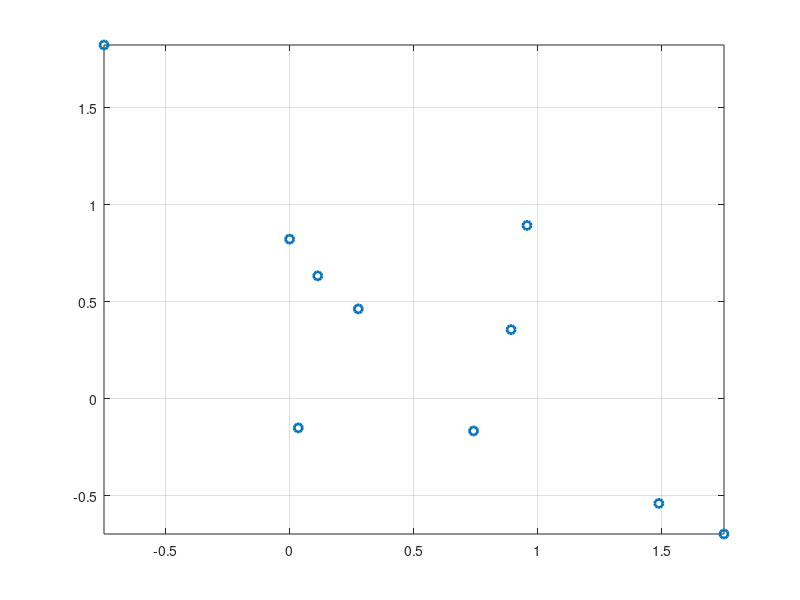

Write MATLAB code to recreate this figure. (Note: this script raises an error after producing the figure.)
% minimum volume ellipsoid (2d example)
% create some random points an plot them
clear all; close all; clc;
a = randi(5,[10 2]).*(rand(10,2) - .5);
figure, plot(a(:,1), a(:,2),'o','LineWidth',2);
grid on;
axis tight;

%
% note: 
% an ellipsoid (at origin) can be represented as E = {x|x'Px <= 1}
% volume of an ellipsoid (in 2d, just area) is prop.to. prod of semi-axes
% semi-axes = sqrt(of the eigenvalues of P^-1)
% volume prop. to. prod(sqrt(eig(P^-1))
% prod of eigenvalues of P^-1 = det P^-1. so, it follows that
% vol of ellipsoid prop. to -1/2 * log (det P).

% find an ellipsoid that covers these points, i.e., 
% constraint: a_i'Pa_i <= 1.

cvx_begin
variable P(2,2) symmetric semidefinite
minimize -log_det(P)
subject to
a*P*a' <= 1
cvx_end

% plot the ellipse
x = [cos(0:pi/100:2*pi) ; sin(0:pi/100:2*pi)];
y = inv(P)*x;
hold on;
plot(y(1,:),y(2,:),'r','LineWidth',1.5);